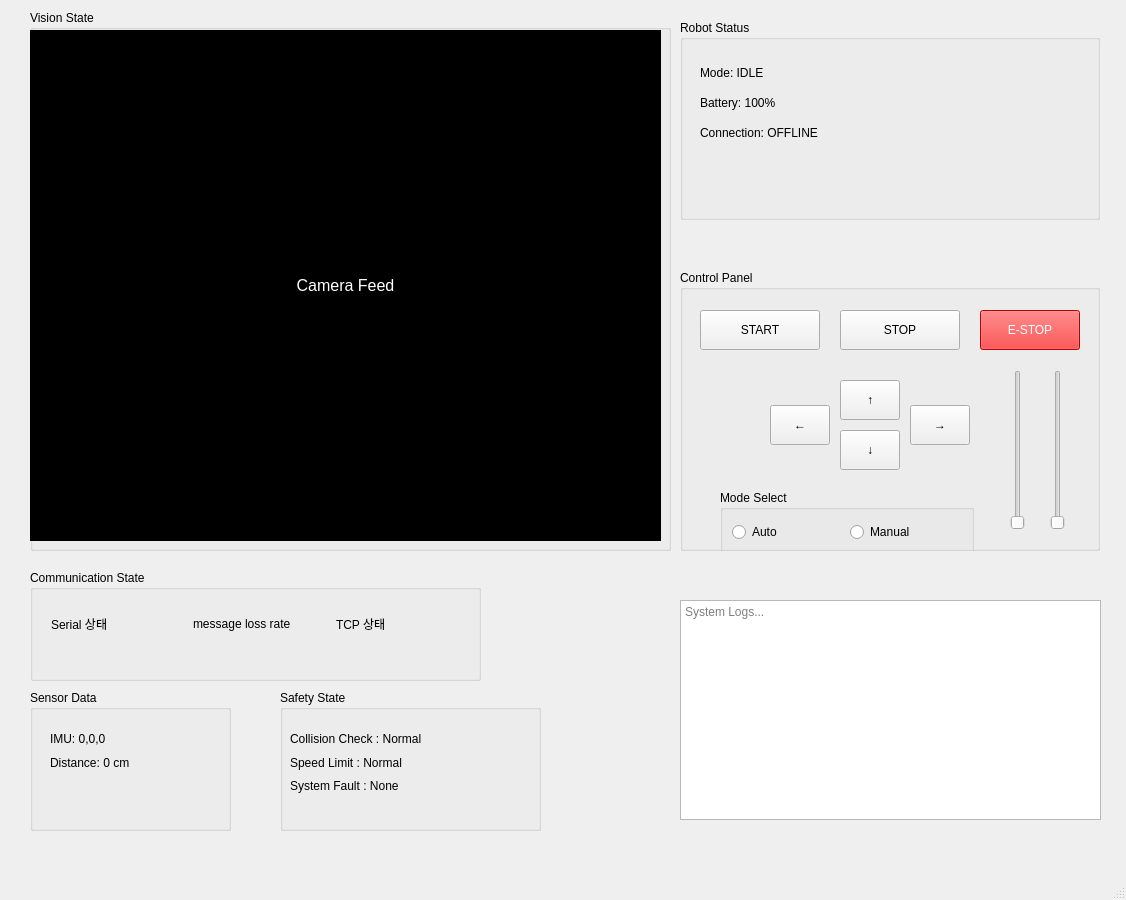
<?xml version="1.0" encoding="UTF-8"?>
<ui version="4.0">
 <class>RobotDashboard</class>
 <widget class="QMainWindow" name="RobotDashboard">
  <property name="geometry">
   <rect>
    <x>0</x>
    <y>0</y>
    <width>1126</width>
    <height>900</height>
   </rect>
  </property>
  <property name="windowTitle">
   <string>Robot Dashboard</string>
  </property>
  <widget class="QWidget" name="centralwidget">
   <widget class="QGroupBox" name="groupStatus">
    <property name="geometry">
     <rect>
      <x>680</x>
      <y>20</y>
      <width>420</width>
      <height>200</height>
     </rect>
    </property>
    <property name="title">
     <string>Robot Status</string>
    </property>
    <widget class="QLabel" name="lblMode">
     <property name="geometry">
      <rect>
       <x>20</x>
       <y>40</y>
       <width>200</width>
       <height>25</height>
      </rect>
     </property>
     <property name="text">
      <string>Mode: IDLE</string>
     </property>
    </widget>
    <widget class="QLabel" name="lblBattery">
     <property name="geometry">
      <rect>
       <x>20</x>
       <y>70</y>
       <width>200</width>
       <height>25</height>
      </rect>
     </property>
     <property name="text">
      <string>Battery: 100%</string>
     </property>
    </widget>
    <widget class="QLabel" name="lblConnection">
     <property name="geometry">
      <rect>
       <x>20</x>
       <y>100</y>
       <width>250</width>
       <height>25</height>
      </rect>
     </property>
     <property name="text">
      <string>Connection: OFFLINE</string>
     </property>
    </widget>
   </widget>
   <widget class="QGroupBox" name="groupControl">
    <property name="geometry">
     <rect>
      <x>680</x>
      <y>270</y>
      <width>420</width>
      <height>281</height>
     </rect>
    </property>
    <property name="title">
     <string>Control Panel</string>
    </property>
    <widget class="QPushButton" name="btnStartCam">
     <property name="geometry">
      <rect>
       <x>20</x>
       <y>40</y>
       <width>120</width>
       <height>40</height>
      </rect>
     </property>
     <property name="text">
      <string>START</string>
     </property>
    </widget>
    <widget class="QPushButton" name="btnStopCam">
     <property name="geometry">
      <rect>
       <x>160</x>
       <y>40</y>
       <width>120</width>
       <height>40</height>
      </rect>
     </property>
     <property name="text">
      <string>STOP</string>
     </property>
    </widget>
    <widget class="QPushButton" name="btnEStop">
     <property name="geometry">
      <rect>
       <x>300</x>
       <y>40</y>
       <width>100</width>
       <height>40</height>
      </rect>
     </property>
     <property name="styleSheet">
      <string>background-color:red; color:white;</string>
     </property>
     <property name="text">
      <string>E-STOP</string>
     </property>
    </widget>
    <widget class="QPushButton" name="btnUp">
     <property name="geometry">
      <rect>
       <x>160</x>
       <y>110</y>
       <width>60</width>
       <height>40</height>
      </rect>
     </property>
     <property name="text">
      <string>↑</string>
     </property>
    </widget>
    <widget class="QPushButton" name="btnDown">
     <property name="geometry">
      <rect>
       <x>160</x>
       <y>160</y>
       <width>60</width>
       <height>40</height>
      </rect>
     </property>
     <property name="text">
      <string>↓</string>
     </property>
    </widget>
    <widget class="QPushButton" name="btnLeft">
     <property name="geometry">
      <rect>
       <x>90</x>
       <y>135</y>
       <width>60</width>
       <height>40</height>
      </rect>
     </property>
     <property name="text">
      <string>←</string>
     </property>
    </widget>
    <widget class="QPushButton" name="btnRight">
     <property name="geometry">
      <rect>
       <x>230</x>
       <y>135</y>
       <width>60</width>
       <height>40</height>
      </rect>
     </property>
     <property name="text">
      <string>→</string>
     </property>
    </widget>
    <widget class="QSlider" name="verticalSlider">
     <property name="geometry">
      <rect>
       <x>370</x>
       <y>100</y>
       <width>16</width>
       <height>160</height>
      </rect>
     </property>
     <property name="orientation">
      <enum>Qt::Vertical</enum>
     </property>
    </widget>
    <widget class="QSlider" name="verticalSlider_2">
     <property name="geometry">
      <rect>
       <x>330</x>
       <y>100</y>
       <width>16</width>
       <height>160</height>
      </rect>
     </property>
     <property name="orientation">
      <enum>Qt::Vertical</enum>
     </property>
    </widget>
    <widget class="QGroupBox" name="groupBox">
     <property name="geometry">
      <rect>
       <x>40</x>
       <y>220</y>
       <width>254</width>
       <height>67</height>
      </rect>
     </property>
     <property name="title">
      <string>Mode Select</string>
     </property>
     <layout class="QHBoxLayout" name="horizontalLayout_2">
      <item>
       <widget class="QRadioButton" name="radioButton">
        <property name="text">
         <string>Auto</string>
        </property>
       </widget>
      </item>
      <item>
       <widget class="QRadioButton" name="radioButton_2">
        <property name="text">
         <string>Manual</string>
        </property>
       </widget>
      </item>
     </layout>
    </widget>
   </widget>
   <widget class="QGroupBox" name="groupSensor">
    <property name="geometry">
     <rect>
      <x>30</x>
      <y>690</y>
      <width>201</width>
      <height>141</height>
     </rect>
    </property>
    <property name="title">
     <string>Sensor Data</string>
    </property>
    <widget class="QWidget" name="">
     <property name="geometry">
      <rect>
       <x>20</x>
       <y>40</y>
       <width>100</width>
       <height>42</height>
      </rect>
     </property>
     <layout class="QVBoxLayout" name="verticalLayout_2">
      <item>
       <widget class="QLabel" name="lblIMU">
        <property name="text">
         <string>IMU: 0,0,0</string>
        </property>
       </widget>
      </item>
      <item>
       <widget class="QLabel" name="lblDistance">
        <property name="text">
         <string>Distance: 0 cm</string>
        </property>
       </widget>
      </item>
     </layout>
    </widget>
   </widget>
   <widget class="QTextEdit" name="logConsole">
    <property name="geometry">
     <rect>
      <x>680</x>
      <y>600</y>
      <width>421</width>
      <height>220</height>
     </rect>
    </property>
    <property name="placeholderText">
     <string>System Logs...</string>
    </property>
   </widget>
   <widget class="QGroupBox" name="groupBox_2">
    <property name="geometry">
     <rect>
      <x>30</x>
      <y>570</y>
      <width>451</width>
      <height>111</height>
     </rect>
    </property>
    <property name="title">
     <string>Communication State</string>
    </property>
    <widget class="QWidget" name="">
     <property name="geometry">
      <rect>
       <x>21</x>
       <y>41</y>
       <width>421</width>
       <height>25</height>
      </rect>
     </property>
     <layout class="QHBoxLayout" name="horizontalLayout">
      <item>
       <widget class="QLabel" name="label_2">
        <property name="text">
         <string>Serial 상태</string>
        </property>
       </widget>
      </item>
      <item>
       <widget class="QLabel" name="label_3">
        <property name="text">
         <string>message loss rate</string>
        </property>
       </widget>
      </item>
      <item>
       <widget class="QLabel" name="label">
        <property name="text">
         <string>TCP 상태</string>
        </property>
       </widget>
      </item>
     </layout>
    </widget>
   </widget>
   <widget class="QGroupBox" name="groupBox_3">
    <property name="geometry">
     <rect>
      <x>280</x>
      <y>690</y>
      <width>261</width>
      <height>141</height>
     </rect>
    </property>
    <property name="title">
     <string>Safety State</string>
    </property>
    <widget class="QWidget" name="">
     <property name="geometry">
      <rect>
       <x>10</x>
       <y>40</y>
       <width>166</width>
       <height>65</height>
      </rect>
     </property>
     <layout class="QVBoxLayout" name="verticalLayout">
      <item>
       <widget class="QLabel" name="label_4">
        <property name="text">
         <string>Collision Check : Normal</string>
        </property>
       </widget>
      </item>
      <item>
       <widget class="QLabel" name="label_5">
        <property name="text">
         <string>Speed Limit : Normal</string>
        </property>
       </widget>
      </item>
      <item>
       <widget class="QLabel" name="label_6">
        <property name="text">
         <string>System Fault : None</string>
        </property>
       </widget>
      </item>
     </layout>
    </widget>
   </widget>
   <widget class="QGroupBox" name="groupBox_4">
    <property name="geometry">
     <rect>
      <x>30</x>
      <y>10</y>
      <width>641</width>
      <height>541</height>
     </rect>
    </property>
    <property name="title">
     <string>Vision State</string>
    </property>
    <widget class="QLabel" name="videoLabel">
     <property name="geometry">
      <rect>
       <x>0</x>
       <y>20</y>
       <width>631</width>
       <height>511</height>
      </rect>
     </property>
     <property name="styleSheet">
      <string>background-color:black; color:white; font-size:16px;</string>
     </property>
     <property name="text">
      <string>Camera Feed</string>
     </property>
     <property name="alignment">
      <set>Qt::AlignCenter</set>
     </property>
    </widget>
   </widget>
  </widget>
  <widget class="QMenuBar" name="menubar">
   <property name="geometry">
    <rect>
     <x>0</x>
     <y>0</y>
     <width>1126</width>
     <height>28</height>
    </rect>
   </property>
  </widget>
  <widget class="QStatusBar" name="statusbar"/>
 </widget>
 <resources/>
 <connections/>
</ui>
